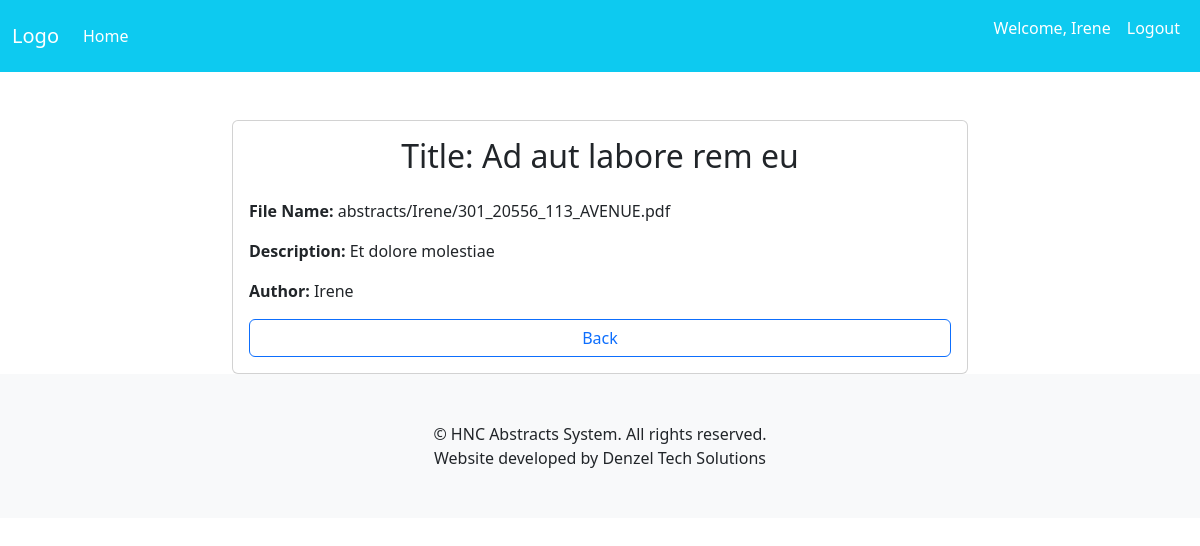
The app's page /abstracts/details/9/ (signed in), older data.
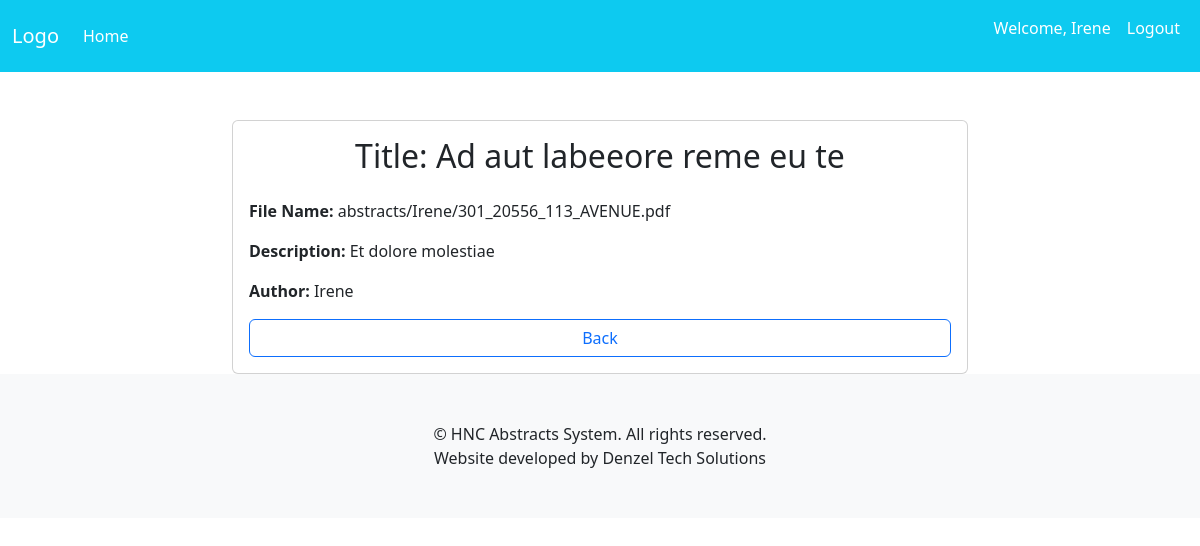
The same page, newer data.
### abstracts/models.py (models this page shows, shortened)
class Abstract(models.Model):
    title = models.CharField(max_length=254)
    description = models.TextField(max_length=254)
    file = models.FileField(upload_to=abstract_file_path, null=True, blank=True)
    author = models.ForeignKey(CustomUser, on_delete=models.CASCADE)
    created_at = models.DateTimeField(auto_now_add=True)
    updated_at = models.DateTimeField(auto_now=True)

### accounts/models.py (models this page shows, shortened)
class CustomUser(AbstractUser):
    username = models.TextField(max_length=25, unique=True)
    email = models.EmailField(max_length=50, unique=True)
    phone = models.CharField(max_length=14)
    objects = CustomUserManager()

### abstracts/views.py (the view)
# urls.py: path('details/<int:pk>/', views.abstract_detail, name="details"), # Details of abstract
@login_required
def abstract_detail(request, pk):
    abstract = get_object_or_404(Abstract, pk=pk)
    context = {"abstract": abstract}
    return render(request, "abstracts/details.html", context)

### templates/abstracts/details.html (shortened to what this page needs)
{% extends 'common/base.html' %}
{% load static %}
{% block content %}
    <div class="container mt-5">
        <div class="row justify-content-center">
            <div class="col-md-8">
                <div class="card">
                    <div class="card-body">
                        <h2 class="card-title text-center mb-4">Title: {{ abstract.title }}</h2>
                        <div class="mb-3">
                            <strong>File Name:</strong>
                            {% if abstract.file %}
                                {{ abstract.file.name|default:'' }}
                            {% else %}
                                No file attached
                            {% endif %}
                        </div>
                        <div class="mb-3">
                            <strong>Description:</strong> {{ abstract.description }}
                        </div>
                        <div class="mb-3">
                            <strong>Author:</strong> {{ abstract.author }}
                        </div>
                        <div class="text-center d-grid">
                            <a href="{% url 'accounts:home' %}" class="btn btn-block btn-outline-primary">Back</a>
                        </div>
                    </div>
                </div>
            </div>
        </div>
    </div>
{% endblock %}

Row changes from the older to the newer data that the page shows:
changed Abstract "abstracts/Irene/301_20556_113_AVENUE.pdf": title "Ad aut labore rem eu" → "Ad aut labeeore reme eu te"
